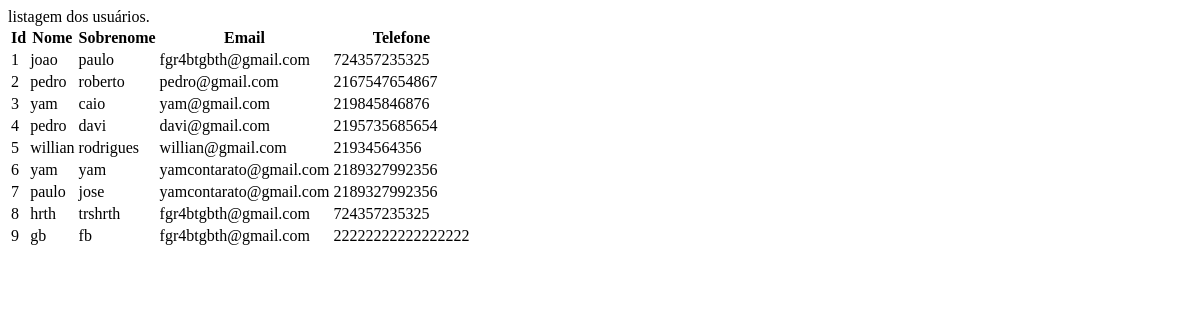
The app's page /usuario/listar/, older data.
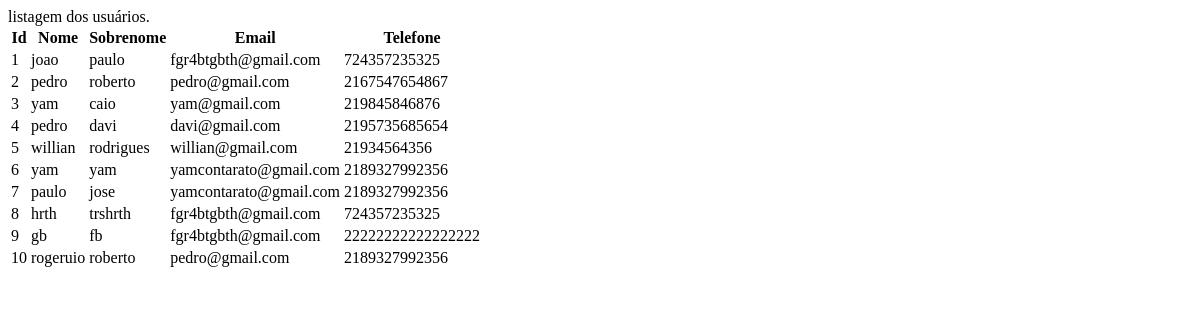
The same page, newer data.
### sistema/models.py (models this page shows, shortened)
class Usuário(models.Model):
    nome = models.CharField(max_length=50)
    sobrenome = models.CharField(max_length=50)
    cpf = models.CharField(max_length=11)
    telefone = models.CharField(max_length=20)
    email = models.EmailField()
    enredeco = models.CharField(max_length=100)
    data_cadastro = models.DateTimeField(default=timezone.now)
    ativo = models.BooleanField(default=True)
    imagem = models.ImageField(blank=True, upload_to='imagens/%Y/%m')

### usuarios/views.py (the view)
# urls.py: path('listar/', views.listarUsuarios, name='listarusuarios'),
def listarUsuarios(request):
    usuarios = Usuário.objects.all()
    context = {
        'usuarios': usuarios
    }
    return render(
        request,
        'usuarios/listar.html',
        context,
    )

### sistema/templates/usuarios/listar.html
<div class="container">
    <table class="table">
        <capition class="table-caption">
            listagem dos usuários.
        </capition>
        <thead>
           <tr class="table-row table-row-header">
                <th class="table-header">Id</th>
                <th class="table-header">Nome</th>
                <th class="table-header">Sobrenome</th>
                <th class="table-header">Email</th>
                <th class="table-header">Telefone</th>
           </tr>
        </thead>
        <tbody>
            {% for usuario in usuarios %}
                <tr class="table-row">
                    <td class="table-cel">{{ usuario.id}}</td>
                    <td class="table-cel">{{ usuario.nome}}</td>
                    <td class="table-cel">{{ usuario.sobrenome}}</td>
                    <td class="table-cel">{{ usuario.email}}</td>
                    <td class="table-cel">{{ usuario.telefone}}</td>
                </tr>
            {% endfor %}
        </tbody>
    </table>
</div>

Row changes from the older to the newer data that the page shows:
added Usuário: id "10", nome "rogeruio", sobrenome "roberto", email "pedro@gmail.com", telefone "2189327992356"
